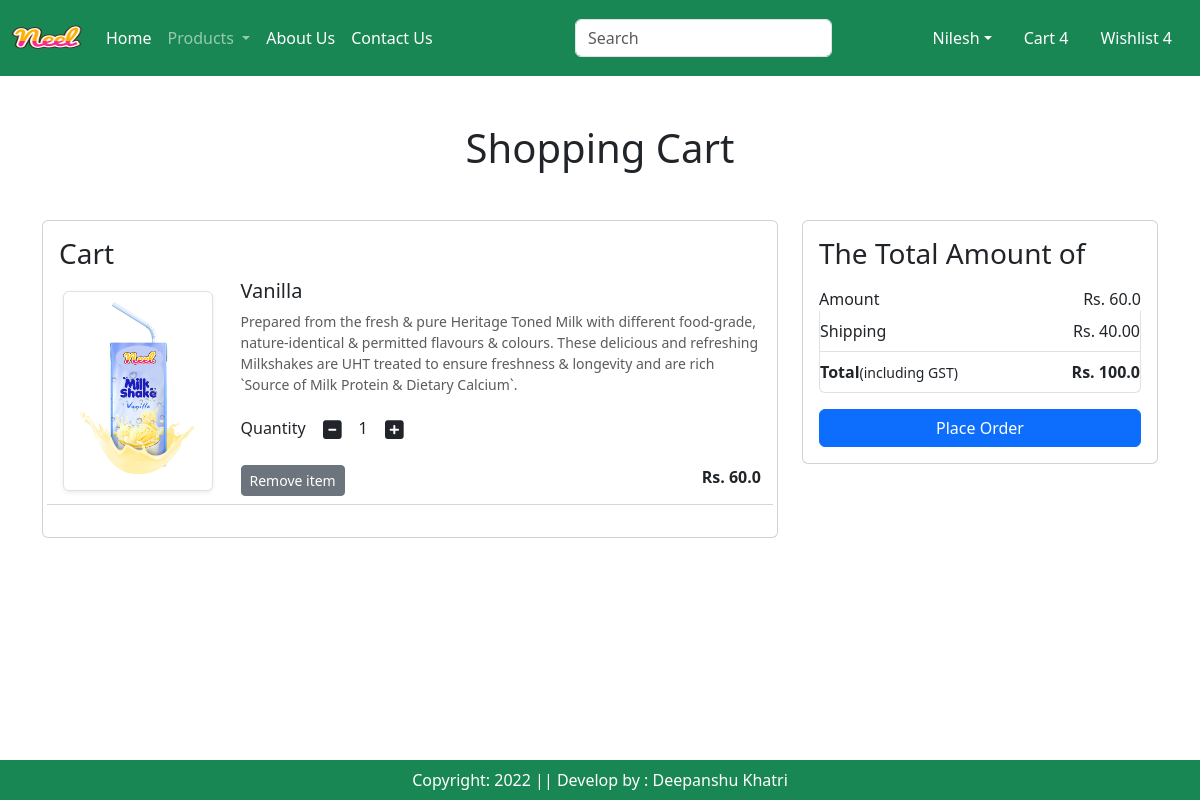
The app's page /cart/ (signed in) with its own data.
### app/models.py (models this page shows, shortened)
class Cart(models.Model):
    user = models.ForeignKey(User, on_delete=models.CASCADE)
    product = models.ForeignKey(Product, on_delete=models.CASCADE)
    quantity = models.PositiveIntegerField(default=1)

class Product(models.Model):
    title=models.CharField(max_length=100)
    selling_price = models.FloatField()
    discounted_price = models.FloatField()
    description = models.TextField()
    composition = models.TextField(default='')
    prodapp = models.TextField(default='')
    category = models.CharField(choices=CATEGORY_CHOICES, max_length=2)
    product_image = models.ImageField(upload_to='product')

### app/views.py (the view)
# urls.py: path('cart/', views.show_cart, name='showcart'),
def show_cart(request):
    user = request.user
    cart = Cart.objects.filter(user=user)
    amount = 0
    for p in cart:
        value = p.quantity * p.product.discounted_price
        amount = amount + value
    totalamount = amount + 40
    return render(request, 'app/addtocart.html', locals())

### app/templates/app/addtocart.html (shortened to what this page needs)
{% extends 'app/base.html'%}
 {% load static %}
{% block main-content %}
<div class="container my-5">
    <div class="row">
        {% if cart %}
        <h1 class="text-center mb-5">Shopping Cart</h1>
        <div class="col-sm-8">
            <div class="card">
                <div class="card-body">
                    <h3>Cart</h3>
                    {% for item in cart %}
                    <div class="row">
                        <div class="col-sm-3 text-center align-self-center"><img src="{{item.product.product_image.url}}" height="150" width="150" alt="ghj" class="img-fluid img-thumbnail shadow-sm"> </div>
                        <div class="col-sm-9">
                            <div>
                                    <h5>{{item.product.title}}</h5>
                                    <p class="mb-2 text-muted small">{{item.product.description}}</p>
                                    <div class="my-3">
                                        <label for="quantity">Quantity</label>
                                        <a class="minus-cart btn" pid="{{item.product.id}}"><i class="fas fa-minus-square fa-lg"></i></a>
                                        <span id="quantity">{{item.quantity}}</span>
                                        <a class="plus-cart btn" pid="{{item.product.id}}"><i class="fas fa-plus-square fa-lg"></i></a>
                                    </div>
                                    <div class="d-flex justify-content-between">
                                        <a href="#" pid="{{item.product.id}}" class="remove-cart btn btn-sm btn-secondary mb-2 mr-3">Remove item</a>
                                        <p class="mb-0"><span><strong>Rs. {{item.product.discounted_price}}</strong></span></p>
                                    </div>
                            </div>
                        </div>
                        <hr class="text-muted">
                    </div>
                    {% endfor %}
                </div>
            </div>
            </div>
            <div class="col-sm-4">
                <div class="card">
                    <div class="card-body">
                        <h3>The Total Amount of </h3>
                        <ul class="list-group">
                            <li class="list-group-item d-flex justify-content-between align-items-center border-0 px-0 pb-0">Amount <span id="amount">Rs. {{amount}}</span></li>
                            <li class="list-group-item d-flex justify-content-between align-items-center px-0">Shipping <span>Rs. 40.00</span></li>
                            <li class="px-0 mb-3 list-group-item d-flex justify-content-between align-items-center">
                                <div>
                                    <strong>Total</strong><small>(including GST)</small>
                                </div>
                                <span id="totalamount"><strong>Rs. {{totalamount}}</strong></span>
                            </li>
                        </ul>
                        <div class="d-grid"><a href="{% url 'checkout' %}" class="btn btn-primary">Place Order</a></div>
                    </div>
                </div>
            </div>
            {% else %}
            <h1 class="text-center mb-5">Cart is Empty</h1>
        </div>
        {% endif %}
    </div>
</div>
{% endblock main-content %}

### records on screen
Cart: product.product_image (picture), product "Vanilla", product.description "Prepared from the fresh & pure Heritage Toned Milk with different food-grade, nature-identical & permitted flavours & colours. These delicious and refreshing Milkshakes are UHT treated to ensure freshness & longevity and are rich `Source of Milk Protein & Dietary Calcium`.", quantity "1", product.discounted_price "60.0"

### other values on screen
{{ amount }} "60.0"
{{ totalamount }} "100.0"
